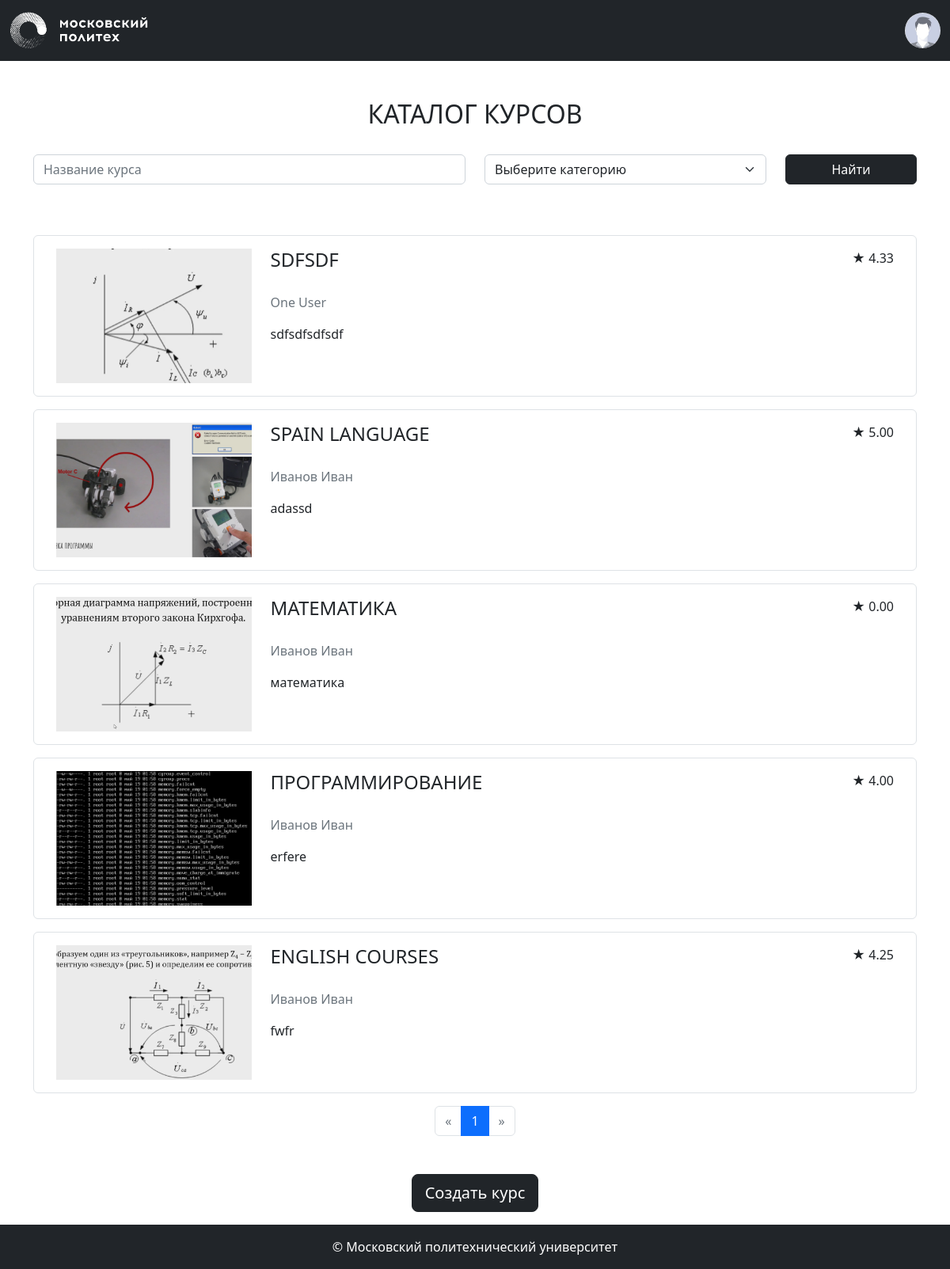
The page /courses/ (signed in) on the database its author committed.
### models.py (models this page shows, shortened)
class Base(DeclarativeBase):
    metadata = MetaData(naming_convention={
        "ix": 'ix_%(column_0_label)s',
        "uq": "uq_%(table_name)s_%(column_0_name)s",
        "ck": "ck_%(table_name)s_%(constraint_name)s",
        "fk": "fk_%(table_name)s_%(column_0_name)s_%(referred_table_name)s",
        "pk": "pk_%(table_name)s"
    })

class Course(Base):
    __tablename__ = 'courses'
    id: Mapped[int] = mapped_column(primary_key=True)
    name: Mapped[str] = mapped_column(String(100))
    short_desc: Mapped[str] = mapped_column(Text)
    full_desc: Mapped[str] = mapped_column(Text)
    created_at: Mapped[datetime] = mapped_column(default=datetime.now)
    rating_sum: Mapped[int] = mapped_column(default=0)
    rating_num: Mapped[int] = mapped_column(default=0)
    category_id: Mapped[int] = mapped_column(ForeignKey("categories.id"))
    author_id: Mapped[int] = mapped_column(ForeignKey("users.id"))
    background_image_id: Mapped[str] = mapped_column(ForeignKey("images.id"))
    category = relationship("Category")
    author = relationship("User")
    bg_image = relationship("Image")
    reviews: Mapped[List["Review"]] = relationship(back_populates="course", cascade="all, delete-orphan")
    @property
    def rating(self):
        if self.rating_num > 0:
            return self.rating_sum / self.rating_num
        return 0.0

class User(Base, UserMixin):
    __tablename__ = 'users'
    id: Mapped[int] = mapped_column(primary_key=True)
    first_name: Mapped[str] = mapped_column(String(100))
    last_name: Mapped[str] = mapped_column(String(100))
    middle_name: Mapped[Optional[str]] = mapped_column(String(100))
    login: Mapped[str] = mapped_column(String(100), unique=True)
    password_hash: Mapped[str] = mapped_column(String(200))
    created_at: Mapped[datetime] = mapped_column(default=datetime.now)
    reviews: Mapped[List["Review"]] = relationship(back_populates="user", cascade="all, delete-orphan")
    @property
    def full_name(self):
        return f"{self.last_name} {self.first_name} {self.middle_name or ''}".strip()

### courses.py (the view)
@bp.route('/')
def index():
    courses = CoursesFilter(**search_params()).perform()
    pagination = db.paginate(courses)
    courses = pagination.items
    categories = db.session.execute(db.select(Category)).scalars()
    return render_template('courses/index.html',
                           courses=courses,
                           categories=categories,
                           pagination=pagination,
                           search_params=search_params())

### auth.py (called while the page is built)
def load_user(user_id):
    user = db.session.execute(db.select(User).filter_by(id=user_id)).scalar()
    return user

### courses.py (called while the page is built)
def search_params():
    return {
        'name': request.args.get('name'),
        'category_ids': [x for x in request.args.getlist('category_ids') if x],
    }

### tools.py (called while the page is built)
    def perform(self):
        self.__filter_by_name()
        self.__filter_by_category_ids()
        return self.query.order_by(Course.created_at.desc())

    def __filter_by_name(self):
        if self.name:
            self.query = self.query.filter(
                Course.name.ilike('%' + self.name + '%'))

    def __filter_by_category_ids(self):
        if self.category_ids:
            self.query = self.query.filter(
                Course.category_id.in_(self.category_ids))

### templates/courses/index.html (shortened to what this page needs)
{% extends 'base.html' %}
{% from 'pagination.html' import render_pagination %}
{% block content %}
<div class="container">
    <div class="my-5">
        <h2 class="mb-3 text-center text-uppercase font-weight-bold">Каталог курсов</h2>
        <form class="mb-5 mt-3 row align-items-center">
            <div class="col-md-6 my-3">
                <input autocomplete="off" type="text" class="form-control" id="course-name" name="name" value="{{ request.args.get('name') or '' }}" placeholder="Название курса">
            </div>
            <div class="col-md-4 my-3">
                <select class="form-select" id="course-category" name="category_ids" title="Категория курса">
                    <option value="">Выберите категорию</option>
                </select>
            </div>
            <div class="col-md-2 my-3 align-self-end">
                <button type="submit" class="btn btn-dark w-100 mt-auto">Найти</button>
            </div>
        </form>
    </div>
    <div class="courses-list container-fluid mt-3 mb-3">
        {% for course in courses %}
            <div class="row p-3 border rounded mb-3" data-url="{{ url_for('courses.show', course_id=course.id) }}">
                <div class="col-md-3 mb-3 mb-md-0 d-flex align-items-center justify-content-center">
                    <div class="course-logo" style="background-image: url({{ url_for('image', image_id=course.background_image_id) }});">
                    </div>
                </div>
                <div class="col-md-9 align-items-center">
                    <div class="d-flex">
                        <h4 class="text-uppercase">{{ course.name }}</h4>
                        <p class="ms-auto rating">
                            <span>★</span> <span>{{ "%.2f" | format(course.rating) }}</span>
                        </p>
                    </div>
                    <p class="text-muted my-3">{{ course.author.full_name }}</p>
                    <p>{{ course.short_desc | truncate(200) }}</p>
                </div>
            </div>
        {% endfor %}
    </div>
    <div class="mb-5">
        {{ render_pagination(pagination, request.endpoint, search_params) }}
    </div>
    {% if current_user.is_authenticated %}
        <div class="text-center my-3">
            <a class="btn btn-lg btn-dark" href="{{ url_for('courses.new') }}">Создать курс</a>
        </div>
    {% endif %}
</div>
{% endblock %}

### static/styles.css (style rules this page uses)
.course-logo { min-width: 170px; width: 100%; height: 170px; background-repeat: no-repeat; background-position: center; background-size: cover; }

### rows shown on the page
Course: background_image (picture), name "SDFSDF", rating "4.33", author.full_name "One User", short_desc "sdfsdfsdfsdf"
Course: background_image (picture), name "SPAIN LANGUAGE", rating "5.00", author.full_name "Иванов Иван", short_desc "adassd"
Course: background_image (picture), name "МАТЕМАТИКА", rating "0.00", author.full_name "Иванов Иван", short_desc "математика"
Course: background_image (picture), name "ПРОГРАММИРОВАНИЕ", rating "4.00", author.full_name "Иванов Иван", short_desc "erfere"
Course: background_image (picture), name "ENGLISH COURSES", rating "4.25", author.full_name "Иванов Иван", short_desc "fwfr"

### other values the page prints
{{ page }} "1"
